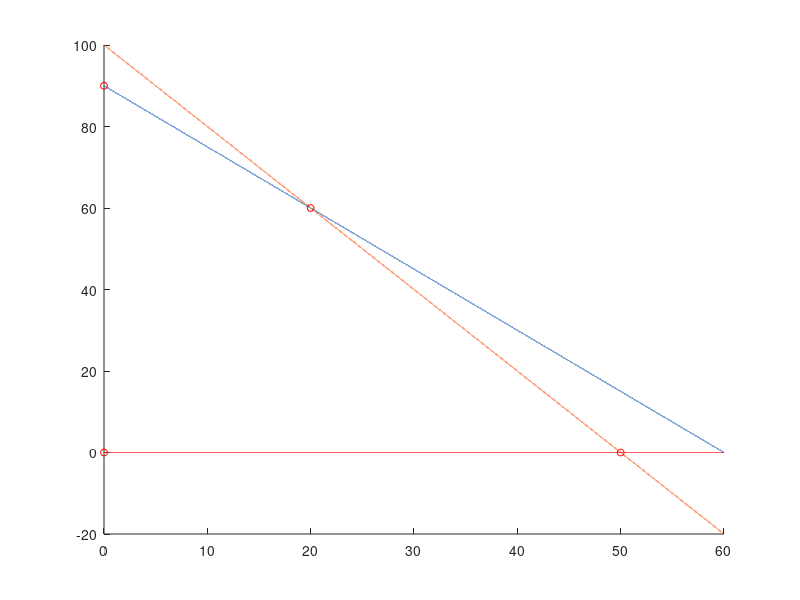

Source code (MATLAB):
%Metodo Grafico Matlab
%Maximizacion Ejercicio 1
%Diego Velez 20172020075

clc, clear

x = 0:0.001:60; %Vector X

r1 = 90 - (3/2)*x; %Restirccion 
r2 = 100 - 2*x; %Restriccion

%Pone el punto A
xA = 0; 
yA = 0; 
%Encuentra el punto B
idx = find(r2 == zeros(size(x))); %interseccion de r2 con el eje x
xB = x(idx); 
yB = r2(idx);
%Encuentra el punto C
idx = find(r1 == r2); %interseccion entre las restricciones
xC = x(idx); 
yC = r1(idx);
%Encuentra el punto D
xD = x(1); 
yD = r1(1);

hold on
%Grafica las restricciones
plot(x, r1)
plot(x, r2)
plot(x, zeros(size(x)), 'r')
%Grafica los puntos interseccion
plot(xA, yA, 'ro', 'MarkerSize', 5)
plot(xB, yB, 'ro', 'MarkerSize', 5)
plot(xC, yC, 'ro', 'MarkerSize', 5)
plot(xD, yD, 'ro', 'MarkerSize', 5)
hold off

%Encuentra la solucion optima
zA = (500*xA)+(300*yA);
zB = (500*xB)+(300*yB);
zC = (500*xC)+(300*yC);
zD = (500*xD)+(300*yD);

z = max([zA,zB,zC,zD])

if z == zA
    x1 = xA
    x2 = yA
end
if z == zB
    x1 = xB
    x2 = yB
end
if z == zC
    x1 = xC
    x2 = yC
end
if z == zD
    x1 = xD
    x2 = yD
end